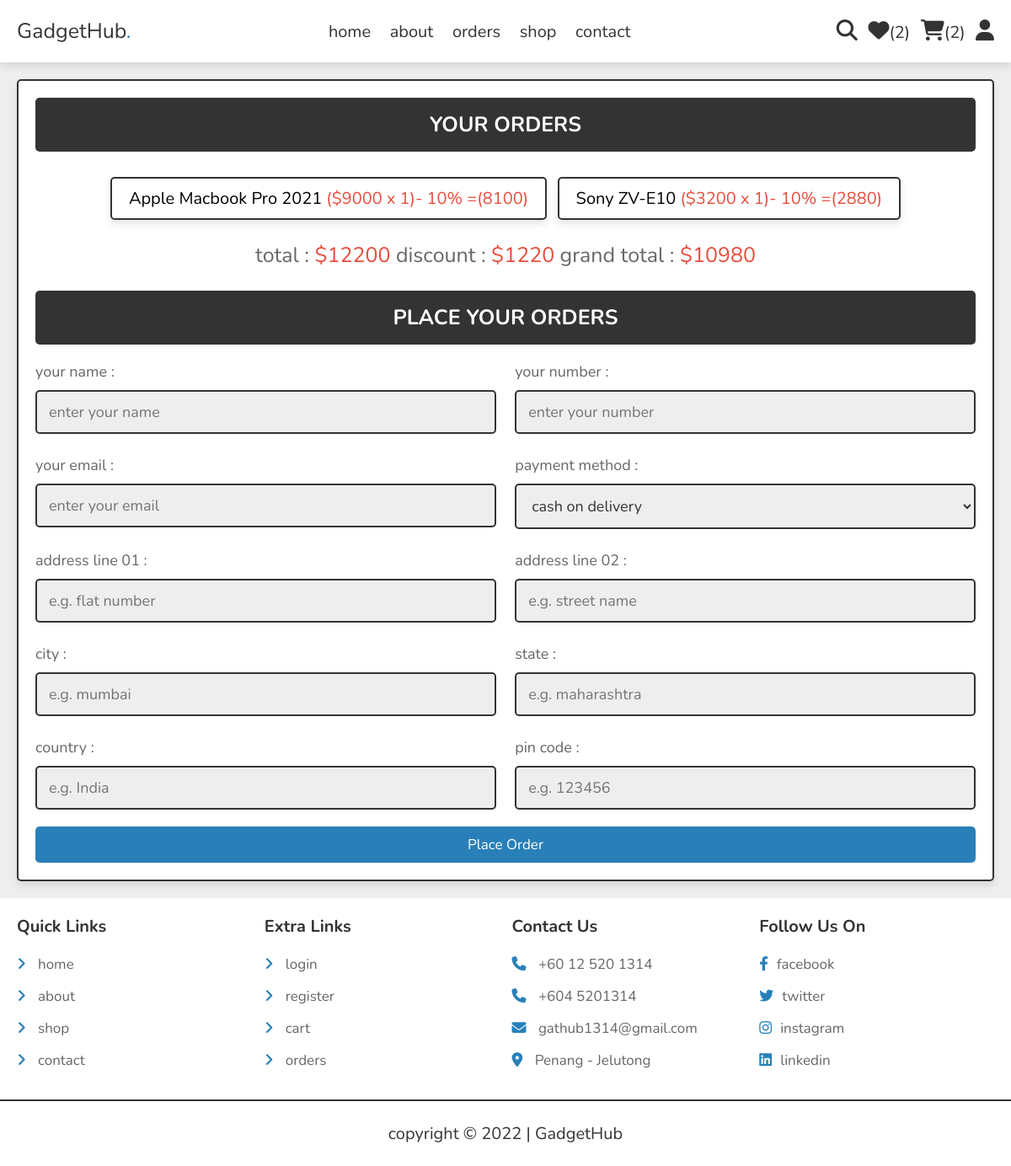
The app's page /checkout.php (signed in), older data.
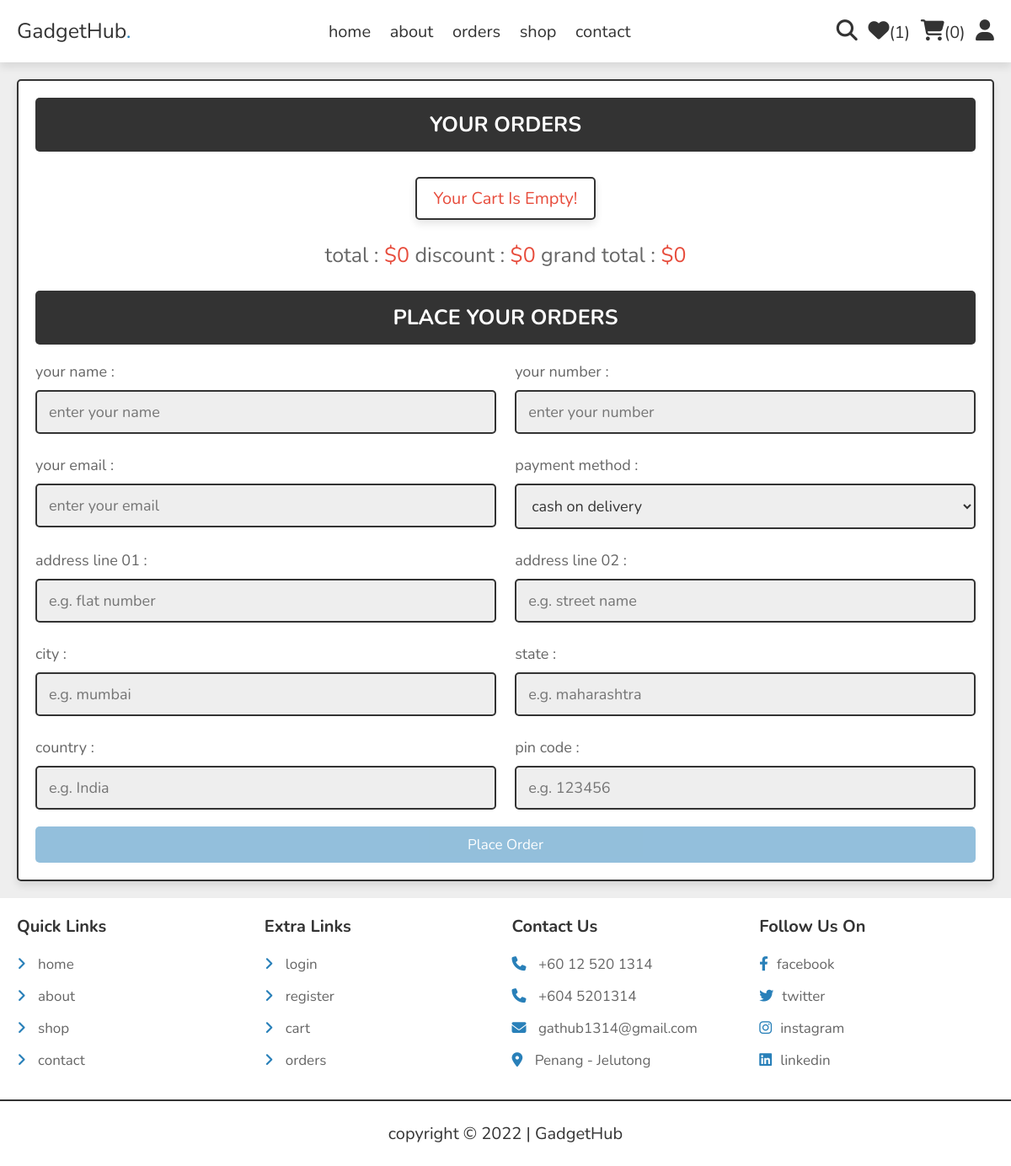
The same page, newer data.
### tables this page shows
CREATE TABLE `cart` (
  `id` int(100) NOT NULL,
  `user_id` int(100) NOT NULL,
  `pid` int(100) NOT NULL,
  `name` varchar(100) NOT NULL,
  `price` int(10) NOT NULL,
  `quantity` int(10) NOT NULL,
  `image` varchar(100) NOT NULL,
  `discount` int(10) NOT NULL,
  `stock` int(100) NOT NULL
);

### checkout.php (the view, shortened to what the changed rows need)
<?php
include 'components/connect.php';
if(isset($_SESSION['user_id'])){
   $user_id = $_SESSION['user_id'];
}else{
   $user_id = '';
   header('location:user_login.php');
};
?>
<!DOCTYPE html>
<html lang="en">
<head>
   <link rel="stylesheet" href="https://cdnjs.cloudflare.com/ajax/libs/font-awesome/6.1.1/css/all.min.css">
   <link rel="stylesheet" href="css/style.css">
</head>
<body>
<?php include 'components/user_header.php'; ?>
<section class="checkout-orders">
   <form action="" method="POST">
   <h3>your orders</h3>
      <div class="display-orders">
      <?php
         $total=0;
         $grand_total = 0;
         $discount_total = 0;
         $select_cart = $conn->prepare("SELECT * FROM `cart` WHERE user_id = ?");
         $select_cart->execute([$user_id]);
         if($select_cart->rowCount() > 0){
            while($fetch_cart = $select_cart->fetch(PDO::FETCH_ASSOC)){
               $discountRate = $fetch_cart['discount']/100;
               $total += ($fetch_cart['price'] * $fetch_cart['quantity']);
               $grand_total += (($fetch_cart['price']-($fetch_cart['price']* $discountRate)) * $fetch_cart['quantity']);
               $discount_total += (($fetch_cart['price']* $discountRate) * $fetch_cart['quantity']);
      ?>
         <p> <?= $fetch_cart['name']; ?> <span>(<?= '$'.($fetch_cart['price']).' x '. $fetch_cart['quantity']; ?>)- <?=$fetch_cart['discount'];?>% =(<?= ($fetch_cart['price']-($fetch_cart['price']* $discountRate)) ?>)</span> </p>
      <?php
            }
         }else{
            echo '<p class="empty">your cart is empty!</p>';
         }
      ?>
         <div class="grand-total">total : <span>$<?= $total; ?></span> discount : <span>$<?= $discount_total; ?></span> grand total : <span>$<?= $grand_total; ?></span></div>
      </div>
      <h3>place your orders</h3>
      <div class="flex">
         <div class="inputBox">
         </div>
         <div class="inputBox">
         </div>
         <div class="inputBox">
         </div>
         <div class="inputBox">
         </div>
         <div class="inputBox">
         </div>
         <div class="inputBox">
         </div>
         <div class="inputBox">
         </div>
         <div class="inputBox">
         </div>
         <div class="inputBox">
         </div>
         <div class="inputBox">
         </div>
      </div>
      <input type="submit" name="order" class="btn <?= ($grand_total > 1)?'':'disabled'; ?>" value="place order">
   </form>
</section>
</body>
</html>

### components/user_header.php (shortened to what the changed rows need)
<header class="header">
   <section class="flex">
      <div class="icons">
         <?php
            $count_wishlist_items = $conn->prepare("SELECT * FROM `wishlist` WHERE user_id = ?");
            $count_wishlist_items->execute([$user_id]);
            $total_wishlist_counts = $count_wishlist_items->rowCount();
            $count_cart_items = $conn->prepare("SELECT * FROM `cart` WHERE user_id = ?");
            $count_cart_items->execute([$user_id]);
            $total_cart_counts = $count_cart_items->rowCount();
         ?>
         <a href="wishlist.php"><i class="fas fa-heart"></i><span>(<?= $total_wishlist_counts; ?>)</span></a>
         <a href="cart.php"><i class="fas fa-shopping-cart"></i><span>(<?= $total_cart_counts; ?>)</span></a>
      </div>
   </section>
</header>

Row changes from the older to the newer data that the page shows:
removed cart: name "Apple Macbook Pro 2021", price "9000", quantity "1", discount "10", $fetch_cart['price']-($fetch_cart['price']* $discountRate) "8100"
removed cart: name "Sony ZV-E10", price "3200", quantity "1", discount "10", $fetch_cart['price']-($fetch_cart['price']* $discountRate) "2880"
Text that changed along with them:
$total_wishlist_counts: "2" → "1"
$total_cart_counts: "2" → "0"
$total: "12200" → "0"
$discount_total: "1220" → "0"
$grand_total: "10980" → "0"
text now shown: "Your Cart Is Empty!"
